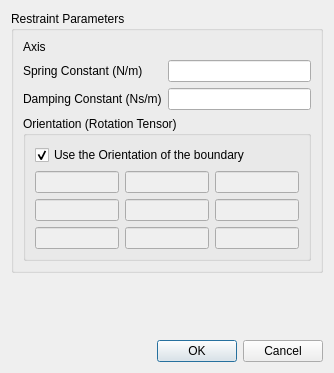
<?xml version="1.0" encoding="UTF-8"?>
<ui version="4.0">
 <class>RotationalSpringDialog</class>
 <widget class="QDialog" name="RotationalSpringDialog">
  <property name="geometry">
   <rect>
    <x>0</x>
    <y>0</y>
    <width>334</width>
    <height>373</height>
   </rect>
  </property>
  <property name="windowTitle">
   <string>Rotational Spring</string>
  </property>
  <layout class="QVBoxLayout" name="verticalLayout">
   <item>
    <widget class="QGroupBox" name="groupBox_2">
     <property name="title">
      <string>Restraint Parameters</string>
     </property>
     <layout class="QVBoxLayout" name="verticalLayout_2">
      <item>
       <widget class="QWidget" name="widget" native="true">
        <layout class="QFormLayout" name="formLayout">
         <property name="horizontalSpacing">
          <number>6</number>
         </property>
         <property name="leftMargin">
          <number>0</number>
         </property>
         <property name="topMargin">
          <number>0</number>
         </property>
         <property name="rightMargin">
          <number>0</number>
         </property>
         <property name="bottomMargin">
          <number>0</number>
         </property>
         <item row="0" column="0">
          <widget class="QLabel" name="axisLabel">
           <property name="text">
            <string>Axis</string>
           </property>
          </widget>
         </item>
         <item row="0" column="1">
          <widget class="VectorWidget" name="axis" native="true"/>
         </item>
         <item row="1" column="0">
          <widget class="QLabel" name="springConstantLabel">
           <property name="text">
            <string>Spring Constant (N/m)</string>
           </property>
          </widget>
         </item>
         <item row="1" column="1">
          <widget class="PFloatLineEdit" name="springConstant"/>
         </item>
         <item row="2" column="0">
          <widget class="QLabel" name="dampingConstantLabel">
           <property name="text">
            <string>Damping Constant (Ns/m)</string>
           </property>
          </widget>
         </item>
         <item row="2" column="1">
          <widget class="PFloatLineEdit" name="dampingConstant"/>
         </item>
        </layout>
       </widget>
      </item>
      <item>
       <widget class="QGroupBox" name="orientation">
        <property name="title">
         <string>Orientation (Rotation Tensor)</string>
        </property>
        <layout class="QVBoxLayout" name="verticalLayout_3">
         <item>
          <widget class="QCheckBox" name="useBoundaryOrientation">
           <property name="text">
            <string>Use the Orientation of the boundary</string>
           </property>
           <property name="checked">
            <bool>true</bool>
           </property>
          </widget>
         </item>
         <item>
          <widget class="QWidget" name="privateOrientation" native="true">
           <property name="enabled">
            <bool>false</bool>
           </property>
           <layout class="QGridLayout" name="gridLayout_2" rowstretch="0,0,0" columnstretch="0,0,0">
            <property name="leftMargin">
             <number>0</number>
            </property>
            <property name="topMargin">
             <number>0</number>
            </property>
            <property name="rightMargin">
             <number>0</number>
            </property>
            <property name="bottomMargin">
             <number>0</number>
            </property>
            <item row="2" column="1">
             <widget class="PFloatLineEdit" name="ori21"/>
            </item>
            <item row="1" column="0">
             <widget class="PFloatLineEdit" name="ori10"/>
            </item>
            <item row="1" column="2">
             <widget class="PFloatLineEdit" name="ori12"/>
            </item>
            <item row="2" column="2">
             <widget class="PFloatLineEdit" name="ori22"/>
            </item>
            <item row="1" column="1">
             <widget class="PFloatLineEdit" name="ori11"/>
            </item>
            <item row="0" column="1">
             <widget class="PFloatLineEdit" name="ori01"/>
            </item>
            <item row="0" column="2">
             <widget class="PFloatLineEdit" name="ori02"/>
            </item>
            <item row="2" column="0">
             <widget class="PFloatLineEdit" name="ori20"/>
            </item>
            <item row="0" column="0">
             <widget class="PFloatLineEdit" name="ori00"/>
            </item>
           </layout>
          </widget>
         </item>
        </layout>
       </widget>
      </item>
     </layout>
    </widget>
   </item>
   <item>
    <spacer name="verticalSpacer">
     <property name="orientation">
      <enum>Qt::Orientation::Vertical</enum>
     </property>
     <property name="sizeHint" stdset="0">
      <size>
       <width>20</width>
       <height>40</height>
      </size>
     </property>
    </spacer>
   </item>
   <item>
    <widget class="QDialogButtonBox" name="buttonBox">
     <property name="standardButtons">
      <set>QDialogButtonBox::StandardButton::Cancel|QDialogButtonBox::StandardButton::Ok</set>
     </property>
    </widget>
   </item>
  </layout>
 </widget>
 <customwidgets>
  <customwidget>
   <class>VectorWidget</class>
   <extends>QWidget</extends>
   <header>baramFlow.view.widgets.vector_widget</header>
  </customwidget>
  <customwidget>
   <class>PFloatLineEdit</class>
   <extends>QLineEdit</extends>
   <header location="global">widgets.pfloat_line_edit</header>
  </customwidget>
 </customwidgets>
 <resources/>
 <connections/>
</ui>
